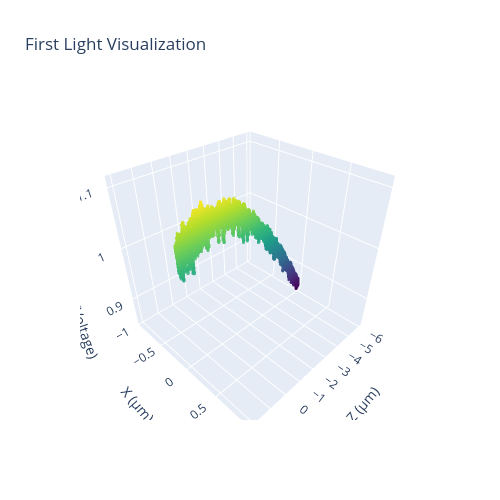

Notebook cell for this chart:
### Code cell
## Z fine-tuning
stage = 'l'
line_numbers = [0, 1, 2] # left XY, right XY, all Z
speed = 2

# Enter a list of relative commands manually
commands = [
    ['Z', 2],
    ['Z', -8],
]
result = flc.scan_path(stage, commands, speed, line_numbers, perform_regression = False)

datapoints = result['datapoints']
fig = result['figure']

## Maximum point delta
max_point = datapoints[
    np.argmax(datapoints[:, 2])
][:2]

fig.show()

### Figure 1 — Plotly figure (JSON) as saved in the notebook; plotly's stock layout.template omitted (floating-point values rounded to 4 significant figures; data arrays with more than 128 entries replaced by an {"elided": "..."} marker saying what was removed)
{"data": [{"marker": {"color": {"elided": "10126 float values"}, "colorscale": [[0, "#440154"], [0.1111, "#482878"], [0.2222, "#3e4989"], [0.3333, "#31688e"], [0.4444, "#26828e"], [0.5556, "#1f9e89"], [0.6667, "#35b779"], [0.7778, "#6ece58"], [0.8889, "#b5de2b"], [1, "#fde725"]], "opacity": 0.8, "size": 2}, "mode": "markers", "name": "Datapoints", "type": "scatter3d", "x": {"elided": "10126 float values"}, "y": {"elided": "10126 float values"}, "z": {"elided": "10126 float values"}}], "layout": {"autosize": true, "height": 500, "scene": {"aspectmode": "cube", "xaxis": {"title": {"text": "Z (μm)"}}, "yaxis": {"title": {"text": "X (μm)"}}, "zaxis": {"title": {"text": "Radiant Power (Voltage)"}}}, "title": {"text": "First Light Visualization"}, "width": 500, "yaxis": {"scaleanchor": "x", "scaleratio": 1}}}
